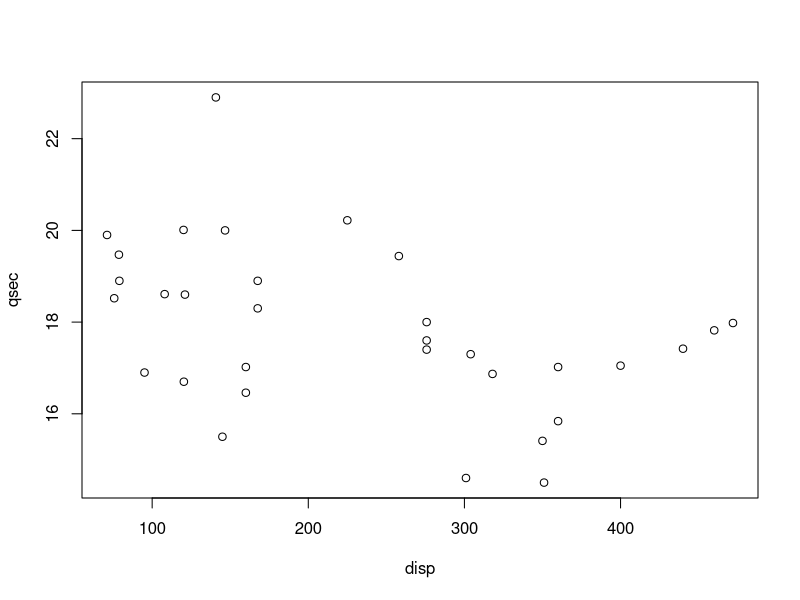
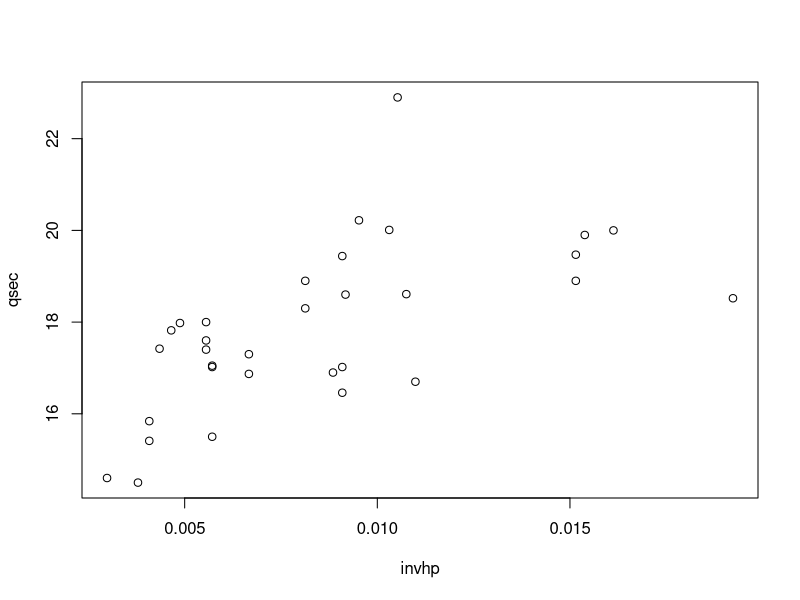
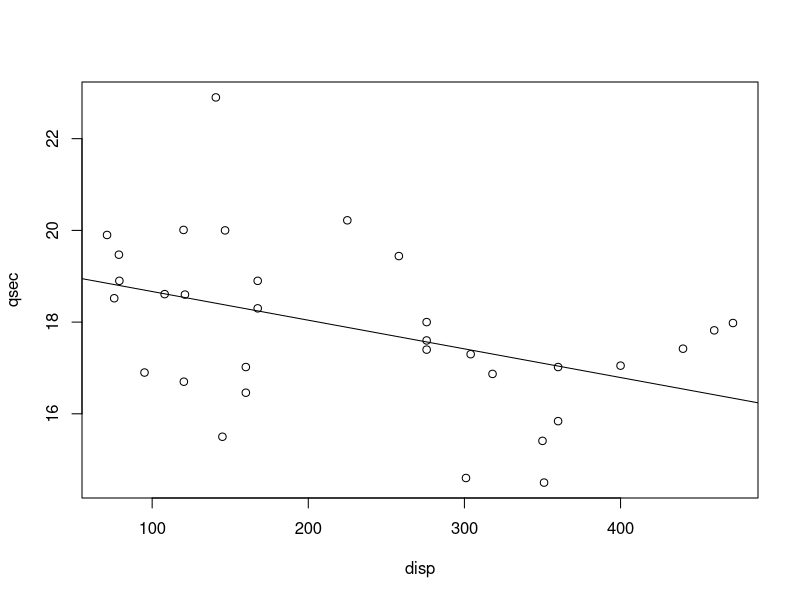

R code for these plots, in order:
#mtcars linear regression done in class 3/21/2019

data(mtcars)
#Just looking at the graph to see how linear it is
plot(qsec ~ disp, mtcars)
#Breaking our data into sets
mtcars$group <- sample(1:4, nrow(mtcars), replace=TRUE)

#We did a pairs plot and saw that qsec and hp looked like an inverse function a little bit, not strong though

#Create a column for the inverse of hp
mtcars$invhp <- 1/mtcars$hp
plot(qsec ~ invhp, mtcars)

#Doing our first linear model now
fit <- lm(qsec ~ disp, mtcars)
summary(fit)

#honestly don't know what the rest of this is I'm just copying him
plot(qsec ~ disp, mtcars)
abline(fit)

#The period means do it by all the variables
#The group thing makes it only do one of our sets
multifit <- lm(qsec ~ ., mtcars[mtcars$group != 4,])
summary(multifit)

multifit <- lm(qsec ~ mpg + cyl + disp + hp + drat + wt + vs + am + gear + carb, mtcars[mtcars$group != 4,])
summary(multifit)

#trace can equal 0 or 1
bestfit <- step(multifit, direction="both", trace=1)
summary(bestfit)

predict(bestfit, mtcars[mtcars$group == 4,])
#After you run the line above you can look at the prediction of the qsec and compare them to how close they actually are
#If you did all this again it wouldn't change unless you changed the grouping or the group you call


#Now we're talking about doing a logistic regression
#glm(formula, data, family=binomial(link='logit'))
#predict(fit, newdata, type='response')

logfit <- glm(vs ~ mpg + cyl + disp + hp + drat + wt + qsec + gear + carb + invhp, mtcars[mtcars$group !=4,], family=binomial(link='logit'))
bestfit <- step(logfit, direction='both', trace=1)
mtcars$prediction <- predict(bestfit, mtcars, type='response')